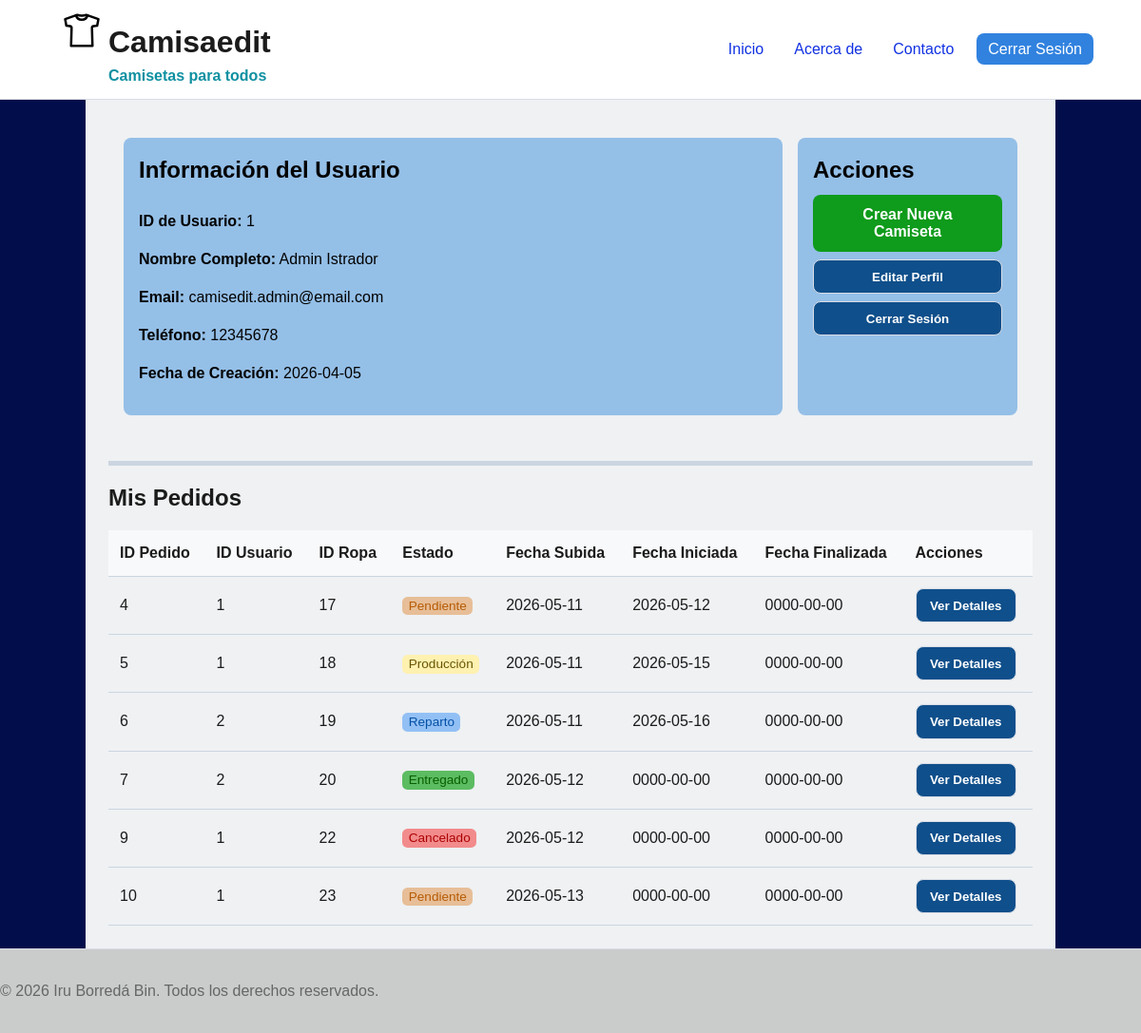
The page /View/profile.php (signed in) on the database its author committed.
### tables this page shows
CREATE TABLE `pedidos` (
  `ped_id` int(11) NOT NULL,
  `ped_user_id` int(11) NOT NULL,
  `ped_ropa_id` int(11) NOT NULL,
  `ped_estado` varchar(15) NOT NULL,
  `ped_dateIni` date NOT NULL,
  `ped_dateStart` date NOT NULL,
  `ped_dateEnd` date NOT NULL
);

### Controller/pedidoController.php (called while the page is built, shortened)
<?php
function consult_getPedidosAdmin($conn) {
    $stmt = $conn->prepare("SELECT * FROM pedidos");
    $stmt->execute();
    $result = $stmt->get_result();
    $pedidos = [];
    while ($row = $result->fetch_assoc()) {
        $pedidos[] = $row;
    }
    return $pedidos;
}
?>

### View/profile.php (the view, shortened to what this page needs)
<!doctype html>
<html lang="es">
<?php
require_once "../controller/bdcon/bdcon.php";
require_once "../controller/pedidoController.php";
if (isset($_SESSION['user_id']) && $_SESSION['user_id'] == 1) {
    $pedidos = consult_getPedidosAdmin($conn);
    $tableOutput = generatePedidosTable($pedidos);
} else if (isset($_SESSION['user_id'])) {
    $userID = $_SESSION['user_id'];
    $pedidos = consult_getPedidosByUserID($conn, $userID);
    console_log('Pedidos obtenidos para el usuario con ID ' . $userID . ':');
    console_log($pedidos);
    $tableOutput = generatePedidosTable($pedidos);
} else {
    console_log('No se encontró un ID de usuario en la sesión. No se pueden cargar los pedidos.');
}
function generatePedidosTable($pedidos)
{
    $row = "";
    foreach ($pedidos as $pedido) {
        $row .= "<tr>";
        $row .= "<td>" . $pedido['ped_id'] . "</td>";
        $row .= "<td>" . $pedido['ped_user_id'] . "</td>";
        $row .= "<td>" . $pedido['ped_ropa_id'] . "</td>";
        $row .= "<td><span class='tag tag-" . $pedido['ped_estado'] . "'>" . $pedido['ped_estado'] . "</span></td>";
        $row .= "<td>" . $pedido['ped_dateIni'] . "</td>";
        $row .= "<td>" . $pedido['ped_dateStart'] . "</td>";
        $row .= "<td>" . $pedido['ped_dateEnd'] . "</td>";
        $row .= "<td><button class='btn' id='btn_ver_pedido' data-ped-id='" . $pedido['ped_id'] . "' data-ropa-id='" . $pedido['ped_ropa_id'] . "'>Ver Detalles</button></td>";
        $row .= "</tr>";
    }
    return $row;
}
?>
<head>
    <link rel="stylesheet" href="./styles/generalStyle.css" />
    <link rel="stylesheet" href="./styles/profileStyle.css" />
</head>
<body>
    <header>
        <div class="container bar">
            <div id="logo">
                <img src="./img/Logo-camisaEdit.svg" alt="Logo Camisaedit" width="40" height="40" />
                <div>
                    <h1>Camisaedit</h1>
                    <p>Camisetas para todos</p>
                </div>
            </div>
            <nav>
                <ul>
                    <li><a href="../index.html">Inicio</a></li>
                    <li><a href="#">Acerca de</a></li>
                    <li><a href="#">Contacto</a></li>
                    <li><a id="link_iniSess_nav" href="login.php">Cerrar Sesión</a></li>
                </ul>
            </nav>
        </div>
    </header>
    <main>
        <section id="sect_profile">
            <div id="profile_info">
                <h2>Información del Usuario</h2>
                <div id="profile_info_text">
                    <p><strong>ID de Usuario:</strong> <span
                            class="profile-value"><?php echo htmlspecialchars($_SESSION['user_id']); ?></span></p>
                    <p><strong>Nombre Completo:</strong> <span
                            class="profile-value"><?php echo htmlspecialchars($_SESSION['user_nomCom']); ?></span></p>
                    <p><strong>Email:</strong> <span
                            class="profile-value"><?php echo htmlspecialchars($_SESSION['user_email']); ?></span></p>
                    <p><strong>Teléfono:</strong> <span
                            class="profile-value"><?php echo htmlspecialchars($_SESSION['user_tlf']); ?></span></p>
                    <p><strong>Fecha de Creación:</strong> <span
                            class="profile-value"><?php echo htmlspecialchars($_SESSION['user_dateCreado']); ?></span>
                    </p>
                </div>
            </div>
            <div id="profile_actions">
                <h2>Acciones</h2>
                <?php
                if (!empty($_GET['act'])) {
                    echo '<script type="text/javascript">window.location.href="formEditor.php";</script>';
                    exit();
                } else {
                    ?>
                    <form action="profile.php" method="get">
                        <button class="btn" id="btn_create_new_camiseta" type="submit">Crear Nueva Camiseta</button>
                    </form>
                    <?php
                }
                ?>
                <button class="btn" id="btn_edit_profile">Editar Perfil</button>
                <button class="btn" id="btn_logout" onclick="window.location.href='login.php'">Cerrar Sesión</button>
            </div>
        </section>
        <section id="sect_pedidos">
            <h2>Mis Pedidos</h2>
            <div id="pedidos_grid">
                <table id="table_datashow">
                    <thead>
                        <tr>
                            <th>ID Pedido</th>
                            <th>ID Usuario</th>
                            <th>ID Ropa</th>
                            <th>Estado</th>
                            <th>Fecha Subida</th>
                            <th>Fecha Iniciada</th>
                            <th>Fecha Finalizada</th>
                            <th>Acciones</th>
                        </tr>
                    </thead>
                    <tbody>
                        <?php echo $tableOutput; ?>
                    </tbody>
                </table>
            </div>
        </section>
    </main>
    <footer>
        <p>&copy; 2026 Iru Borredá Bin. Todos los derechos reservados.</p>
    </footer>
</body>
</html>

### View/styles/generalStyle.css (style rules this page uses)
*, *::before, *::after { box-sizing: border-box; }
* { font-family: sans-serif; }
html { scroll-behavior: smooth; }
body { margin: 0; font: 16px/1.5 system-ui, -apple-system, Segoe UI, Roboto, sans-serif; color: #1b1b1b; background: #020d4b; }
header, nav, main, aside, footer { display: block; }
section { padding: 1rem; }
.container { max-width: 1100px; margin: 0 auto; padding: 0 1rem; }
a { color: #1131e2; text-decoration: none; }
header { border-bottom: 1px solid #d9dde5; background: #fff; }
header .bar { display: flex; align-items: center; justify-content: space-between; padding: 0.75rem 0; }
#logo { display: flex; gap: 0.5rem; margin-left: 1rem; }
#logo h1 { margin-top: 0.5rem; margin-bottom: 0; }
#logo p { margin: 0; font-weight: bold; color: #0f90a1; }
nav ul { list-style: none; margin: 0; padding: 0; display: flex; gap: 1rem; flex-wrap: wrap; align-items: center; }
nav a { padding: 0.25rem 0.5rem; border-radius: 0.35rem; }
a#link_iniSess_nav { background-color: #3182df; color: #fff; padding: 0.5rem 0.75rem; border-radius: 0.5rem; }
.btn { display: inline-block; border: 1px solid #d9dde5; background: #0f4f8b; color: #fff; padding: 0.6rem 0.9rem; border-radius: 0.5rem; font-weight: 600; text-decoration: none; cursor: pointer; }
main { max-width: 85%; margin: 0 auto; padding: 0.5rem; background-color: #eff1f3; }
footer { margin-top: 0rem; border-top: 1px solid #d9dde5; padding: 1rem 0; background-color: #cacccc; color: #666; }

### View/styles/profileStyle.css (style rules this page uses)
section#sect_profile { margin: 1rem; display: grid; grid-template-columns: 3fr 1fr; justify-content: space-between; align-items: center; gap: 1rem; }
section#sect_profile h2 { margin: 0; }
section#sect_pedidos h2 { margin: 0; padding-top: 1rem; border-top: 5px solid #cbd5e1; }
div#profile_info, div#profile_actions { background: #94bfe7; color: #020202; display: flex; flex-direction: column; gap: 0.5rem; padding: 1rem; height: 100%; border-radius: 0.5rem; }
.btn#btn_create_new_camiseta { background-color: #0f9b1b; color: #fff; border: none; padding: 0.75rem 1.25rem; font-size: 1rem; border-radius: 0.5rem; cursor: pointer; width: 100%; }
#table_datashow { width: 100%; border-collapse: collapse; margin-top: 1rem; }
#table_datashow th, #table_datashow td { padding: 0.75rem; text-align: left; border-bottom: 1px solid #cbd5e1; }
#table_datashow th { background-color: #f8f9fa; font-weight: 700; }
.tag { font-size: 0.85rem; background: #eef2ff; color: #1e3a8a; padding: 0.15rem 0.4rem; border-radius: 0.35rem; }
.tag.tag-Pendiente { background: #e7be97; color: #b65b05; }
.tag.tag-Producción { background: #fff1b0; color: #685503; }
.tag.tag-Reparto { background: #92c0f5; color: #0550a5; }
.tag.tag-Entregado { background: #38af3ecc; color: #095f01; }
.tag.tag-Cancelado { background: #f5303086; color: #ac0202; }

### rows shown on the page
pedidos: ped_id "4", ped_user "1", ped_ropa "17", ped_estado "Pendiente", ped_dateIni "2026-05-11", ped_dateStart "2026-05-12", ped_dateEnd "0000-00-00"
pedidos: ped_id "5", ped_user "1", ped_ropa "18", ped_estado "Producción", ped_dateIni "2026-05-11", ped_dateStart "2026-05-15", ped_dateEnd "0000-00-00"
pedidos: ped_id "6", ped_user "2", ped_ropa "19", ped_estado "Reparto", ped_dateIni "2026-05-11", ped_dateStart "2026-05-16", ped_dateEnd "0000-00-00"
pedidos: ped_id "7", ped_user "2", ped_ropa "20", ped_estado "Entregado", ped_dateIni "2026-05-12", ped_dateStart "0000-00-00", ped_dateEnd "0000-00-00"
pedidos: ped_id "9", ped_user "1", ped_ropa "22", ped_estado "Cancelado", ped_dateIni "2026-05-12", ped_dateStart "0000-00-00", ped_dateEnd "0000-00-00"
pedidos: ped_id "10", ped_user "1", ped_ropa "23", ped_estado "Pendiente", ped_dateIni "2026-05-13", ped_dateStart "0000-00-00", ped_dateEnd "0000-00-00"

### other values the page prints
$_SESSION['user_id'] "1"
$_SESSION['user_nomCom'] "Admin Istrador"
$_SESSION['user_email'] "camisedit.admin@email.com"
$_SESSION['user_tlf'] "12345678"
$_SESSION['user_dateCreado'] "2026-04-05"
